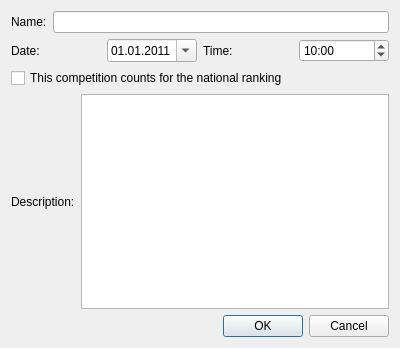
<?xml version="1.0" encoding="UTF-8"?>
<ui version="4.0">
 <class>NewCompDialog</class>
 <widget class="QDialog" name="NewCompDialog">
  <property name="geometry">
   <rect>
    <x>0</x>
    <y>0</y>
    <width>400</width>
    <height>348</height>
   </rect>
  </property>
  <property name="windowTitle">
   <string>Create new competition</string>
  </property>
  <property name="windowIcon">
   <iconset resource="../ressources.qrc">
    <normaloff>:/ui/icons/images/icons/new_document_64.png</normaloff>:/ui/icons/images/icons/new_document_64.png</iconset>
  </property>
  <layout class="QVBoxLayout" name="verticalLayout">
   <item>
    <layout class="QHBoxLayout" name="horizontalLayout">
     <item>
      <widget class="QLabel" name="label">
       <property name="text">
        <string>Name:</string>
       </property>
       <property name="buddy">
        <cstring>nameEdit</cstring>
       </property>
      </widget>
     </item>
     <item>
      <widget class="QLineEdit" name="nameEdit"/>
     </item>
    </layout>
   </item>
   <item>
    <layout class="QHBoxLayout" name="horizontalLayout_2">
     <item>
      <widget class="QLabel" name="label_2">
       <property name="text">
        <string>Date:</string>
       </property>
       <property name="buddy">
        <cstring>dateEdit</cstring>
       </property>
      </widget>
     </item>
     <item>
      <widget class="QDateEdit" name="dateEdit">
       <property name="dateTime">
        <datetime>
         <hour>0</hour>
         <minute>0</minute>
         <second>0</second>
         <year>2011</year>
         <month>1</month>
         <day>1</day>
        </datetime>
       </property>
       <property name="displayFormat">
        <string>dd.MM.yyyy</string>
       </property>
       <property name="calendarPopup">
        <bool>true</bool>
       </property>
      </widget>
     </item>
     <item>
      <widget class="QLabel" name="label_3">
       <property name="text">
        <string>Time:</string>
       </property>
       <property name="buddy">
        <cstring>timeEdit</cstring>
       </property>
      </widget>
     </item>
     <item>
      <widget class="QTimeEdit" name="timeEdit">
       <property name="accelerated">
        <bool>false</bool>
       </property>
       <property name="displayFormat">
        <string>HH:mm</string>
       </property>
       <property name="time">
        <time>
         <hour>10</hour>
         <minute>0</minute>
         <second>0</second>
        </time>
       </property>
      </widget>
     </item>
    </layout>
   </item>
   <item>
    <widget class="QCheckBox" name="RLTCheck">
     <property name="text">
      <string>This competition counts for the national ranking</string>
     </property>
    </widget>
   </item>
   <item>
    <layout class="QHBoxLayout" name="horizontalLayout_4">
     <item>
      <widget class="QLabel" name="label_4">
       <property name="text">
        <string>Description:</string>
       </property>
       <property name="buddy">
        <cstring>descriptionEdit</cstring>
       </property>
      </widget>
     </item>
     <item>
      <widget class="QTextBrowser" name="descriptionEdit">
       <property name="readOnly">
        <bool>false</bool>
       </property>
      </widget>
     </item>
    </layout>
   </item>
   <item>
    <widget class="QDialogButtonBox" name="buttonBox">
     <property name="orientation">
      <enum>Qt::Horizontal</enum>
     </property>
     <property name="standardButtons">
      <set>QDialogButtonBox::Cancel|QDialogButtonBox::Ok</set>
     </property>
    </widget>
   </item>
  </layout>
 </widget>
 <resources>
  <include location="../ressources.qrc"/>
 </resources>
 <connections>
  <connection>
   <sender>buttonBox</sender>
   <signal>accepted()</signal>
   <receiver>NewCompDialog</receiver>
   <slot>accept()</slot>
   <hints>
    <hint type="sourcelabel">
     <x>236</x>
     <y>338</y>
    </hint>
    <hint type="destinationlabel">
     <x>157</x>
     <y>274</y>
    </hint>
   </hints>
  </connection>
  <connection>
   <sender>buttonBox</sender>
   <signal>rejected()</signal>
   <receiver>NewCompDialog</receiver>
   <slot>reject()</slot>
   <hints>
    <hint type="sourcelabel">
     <x>304</x>
     <y>338</y>
    </hint>
    <hint type="destinationlabel">
     <x>286</x>
     <y>274</y>
    </hint>
   </hints>
  </connection>
 </connections>
</ui>
